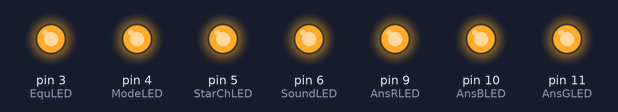
This sketch was run on a simulated Arduino Uno, built with avr-gcc and run on an emulated ATmega328P. Shown: output pins drawn as LEDs (lit = HIGH). Pins used as bus, display or sensor lines are not drawn.

Above: at 0.1 s.
At 5.1 s:
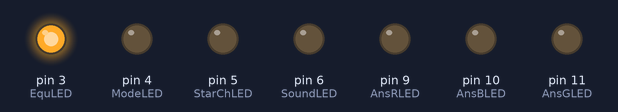
At 6.1 s:
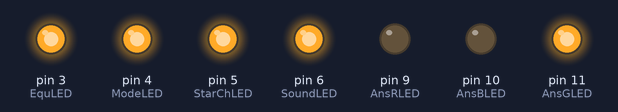
At 8.1 s:
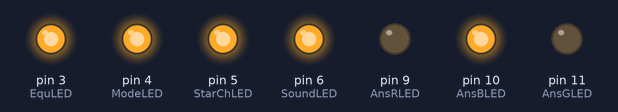
At 11.1 s:
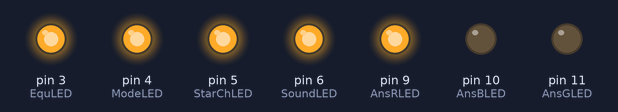
Timing chart, 0 to 12.6 s (numbered marks = the images above):
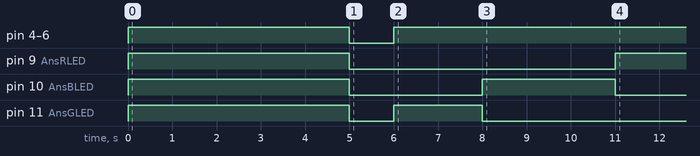

Measured:
- by itself, pin 4 (ModeLED), pin 5 (StarChLED), pin 6 (SoundLED): HIGH → LOW at 5.0 s, → HIGH 1.0 s later
- by itself, pin 9 (AnsRLED): HIGH → LOW at 5.0 s, → HIGH 6.0 s later
- by itself, pin 10 (AnsBLED): HIGH → LOW at 5.0 s, → HIGH 3.0 s later, → LOW 3.0 s later
- by itself, pin 11 (AnsGLED): HIGH → LOW at 5.0 s, → HIGH 1.0 s later, → LOW 2.0 s later

The sketch:

Scroller_Led_Test.ino
```cpp
#define Speaker 13   // Digital Pin for speaker
#define SoundBUT 12  // Digital Pin for Sound Button Activation
#define AnsGLED 11   // Answer Green LEDs
#define AnsBLED 10   // Answer Blue LEDs
#define AnsRLED 9    // Answer Red LEDs
#define StarChBUT 8  // Digital Pin for Start Check Activation
#define ModeBUT 7    // Digital Pin for Mode (Auto Check Mode) Activation
#define SoundLED 6   // Digital Pin for Sound Button LED
#define StarChLED 5  // Digital Pin for Start / Check Button LED
#define ModeLED 4    // Digital Pin for Mode (Auto Check Mode) Button LED
#define SysPower 2   // Digital Pin for keeping the Ardunio on
#define EquLED 3     // Equation LEDs
  /* A5 wired for the SDA line of the I2C
     A4 wired for the SCL line of the I2C */
#define TimerPOT A1  // Pin for Mode (Auto Check Mode) Timer Adjustment
#define SysPowBUT A0 // Pin for Power Shutdown button

int OnTimer=0;

void setup() {
/* Latch Power */
    pinMode(SysPower, OUTPUT);    // Digital Pin for keeping the Ardunio on
    digitalWrite(SysPower, HIGH); // When low system turns off
/* Set Digital Pins */
    pinMode(SoundBUT, INPUT);     // Digital Pin for Sound Button Activation
    pinMode(AnsGLED, OUTPUT);     // Answer Green LEDs
    pinMode(AnsBLED, OUTPUT);     // Answer Red LEDs
    pinMode(AnsRLED, OUTPUT);     // Answer Blue LEDs
    pinMode(StarChBUT, INPUT);    // digital Pin for Start Check Activation
    pinMode(ModeBUT, INPUT);      // digital Pin for Mode Activation
    pinMode(SoundLED, OUTPUT);    // digital Pin for Sound Button LED
    pinMode(StarChLED, OUTPUT);   // digital Pin for Start / Check Button LED
    pinMode(ModeLED, OUTPUT);     // digital Pin for Mode Button LED
    pinMode(EquLED, OUTPUT);      // Equation LEDs
/* Serial, only used for fault finding and testing */
    //Serial.begin(115200);
/* LED Check*/
    digitalWrite(AnsGLED, HIGH);   // Answer Green LEDs
    digitalWrite(AnsBLED, HIGH);   // Answer Red LEDs
    digitalWrite(AnsRLED, HIGH);   // Answer Blue LEDs
    digitalWrite(SoundLED, HIGH);  // digital Pin for Sound Button LED
    digitalWrite(StarChLED, HIGH); // digital Pin for Start / Check Button LED
    digitalWrite(ModeLED, HIGH);   // digital Pin for Mode Button LED
    digitalWrite(EquLED, HIGH);    // Equation LEDs (stay on)
    delay(5000);                   // Long delay to CHECK LEDs
    digitalWrite(AnsGLED, LOW);    // Answer Green LEDs
    digitalWrite(AnsBLED, LOW);    // Answer Red LEDs
    digitalWrite(AnsRLED, LOW);    // Answer Blue LEDs
    digitalWrite(SoundLED, LOW);   // digital Pin for Sound Button LED
    digitalWrite(StarChLED, LOW);  // digital Pin for Start / Check Button LED
    digitalWrite(ModeLED, LOW);    // digital Pin for Mode Button LED
}

void loop() {
  delay(1000);  // delay 1 second
  OnTimer+=1;   // Increment value
  if (OnTimer<3) {
    digitalWrite(SoundLED, HIGH);  // digital Pin for Sound Button LED
    digitalWrite(StarChLED, HIGH); // digital Pin for Start / Check Button LED
    digitalWrite(ModeLED, HIGH);   // digital Pin for Mode Button LED
    digitalWrite(AnsGLED, HIGH);   // Answer Green LEDs
  } else if (OnTimer<6) {
    digitalWrite(AnsGLED, LOW);   // Answer Green LEDs
    digitalWrite(AnsBLED, HIGH);   // Answer Red LEDs
  } else if (OnTimer<9) {
    digitalWrite(AnsBLED, LOW);   // Answer Red LEDs
    digitalWrite(AnsRLED, HIGH);   // Answer Blue LEDs
  } else if (OnTimer>12) { // disconnect power after value reached
    digitalWrite(SysPower, LOW); // Removes signal that keeps the power on (Turns off device)
  }
}
```
